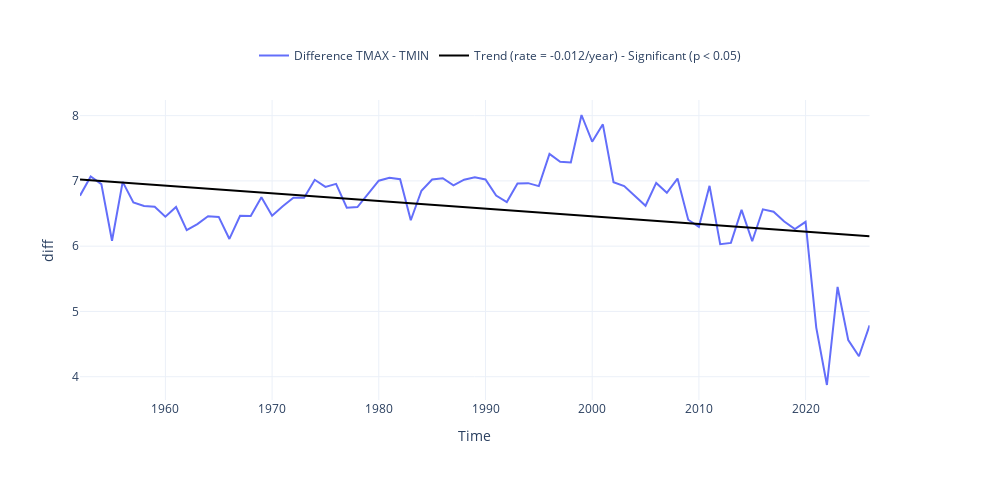

The code cell stored with this chart in its notebook:
### Markdown cell above
The following plot represents the avergae difference between the minimum and maximum temperature over time. The decreasing trend means that the daily variability is decreasing over time

### Code cell
dict_plot = [{'data' : st_data, 'var' : 'diff', 'ax' : 1, 'label' : 'Difference TMAX - TMIN'}]
fig, trend = plot_timeseries_interactive(dict_plot, trendline=True, figsize = (25, 12), return_trend = True)
glue("trend_diff", float(trend[0]), display=False)
